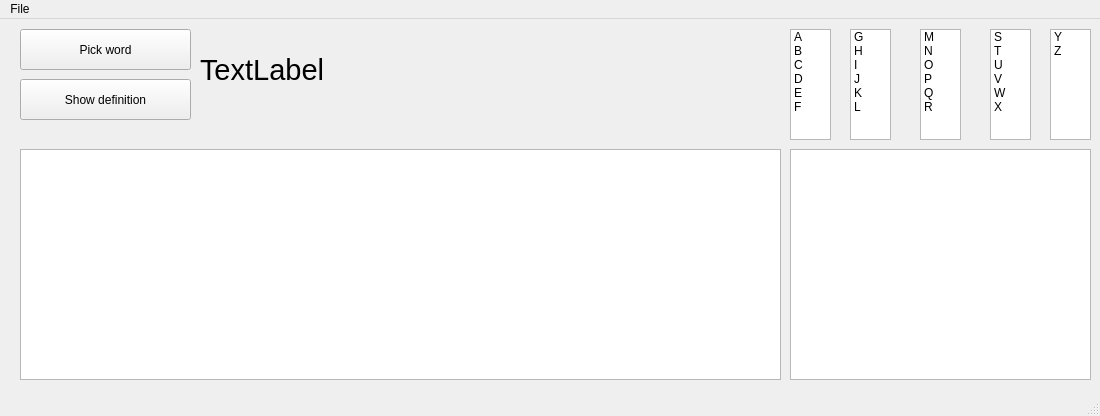
<?xml version="1.0" encoding="UTF-8"?>
<ui version="4.0">
 <class>MainWindow</class>
 <widget class="QMainWindow" name="MainWindow">
  <property name="geometry">
   <rect>
    <x>0</x>
    <y>0</y>
    <width>1100</width>
    <height>416</height>
   </rect>
  </property>
  <property name="windowTitle">
   <string>MainWindow</string>
  </property>
  <widget class="QWidget" name="centralwidget">
   <widget class="QTextBrowser" name="textBrowser">
    <property name="geometry">
     <rect>
      <x>20</x>
      <y>130</y>
      <width>761</width>
      <height>231</height>
     </rect>
    </property>
    <property name="font">
     <font>
      <pointsize>16</pointsize>
     </font>
    </property>
   </widget>
   <widget class="QPushButton" name="pickBtn">
    <property name="geometry">
     <rect>
      <x>20</x>
      <y>10</y>
      <width>171</width>
      <height>41</height>
     </rect>
    </property>
    <property name="text">
     <string>Pick word</string>
    </property>
   </widget>
   <widget class="QPushButton" name="showDefBtn">
    <property name="geometry">
     <rect>
      <x>20</x>
      <y>60</y>
      <width>171</width>
      <height>41</height>
     </rect>
    </property>
    <property name="text">
     <string>Show definition</string>
    </property>
   </widget>
   <widget class="QLabel" name="label">
    <property name="geometry">
     <rect>
      <x>200</x>
      <y>20</y>
      <width>581</width>
      <height>61</height>
     </rect>
    </property>
    <property name="font">
     <font>
      <pointsize>22</pointsize>
     </font>
    </property>
    <property name="text">
     <string>TextLabel</string>
    </property>
   </widget>
   <widget class="QListWidget" name="listWidget">
    <property name="geometry">
     <rect>
      <x>790</x>
      <y>130</y>
      <width>301</width>
      <height>231</height>
     </rect>
    </property>
   </widget>
   <widget class="QListWidget" name="let1">
    <property name="geometry">
     <rect>
      <x>790</x>
      <y>10</y>
      <width>41</width>
      <height>111</height>
     </rect>
    </property>
    <item>
     <property name="text">
      <string>A</string>
     </property>
    </item>
    <item>
     <property name="text">
      <string>B</string>
     </property>
    </item>
    <item>
     <property name="text">
      <string>C</string>
     </property>
    </item>
    <item>
     <property name="text">
      <string>D</string>
     </property>
    </item>
    <item>
     <property name="text">
      <string>E</string>
     </property>
    </item>
    <item>
     <property name="text">
      <string>F</string>
     </property>
    </item>
   </widget>
   <widget class="QListWidget" name="let5">
    <property name="geometry">
     <rect>
      <x>1050</x>
      <y>10</y>
      <width>41</width>
      <height>111</height>
     </rect>
    </property>
    <item>
     <property name="text">
      <string>Y</string>
     </property>
    </item>
    <item>
     <property name="text">
      <string>Z</string>
     </property>
    </item>
   </widget>
   <widget class="QListWidget" name="let2">
    <property name="geometry">
     <rect>
      <x>850</x>
      <y>10</y>
      <width>41</width>
      <height>111</height>
     </rect>
    </property>
    <item>
     <property name="text">
      <string>G</string>
     </property>
    </item>
    <item>
     <property name="text">
      <string>H</string>
     </property>
    </item>
    <item>
     <property name="text">
      <string>I</string>
     </property>
    </item>
    <item>
     <property name="text">
      <string>J</string>
     </property>
    </item>
    <item>
     <property name="text">
      <string>K</string>
     </property>
    </item>
    <item>
     <property name="text">
      <string>L</string>
     </property>
    </item>
   </widget>
   <widget class="QListWidget" name="let3">
    <property name="geometry">
     <rect>
      <x>920</x>
      <y>10</y>
      <width>41</width>
      <height>111</height>
     </rect>
    </property>
    <item>
     <property name="text">
      <string>M</string>
     </property>
    </item>
    <item>
     <property name="text">
      <string>N</string>
     </property>
    </item>
    <item>
     <property name="text">
      <string>O</string>
     </property>
    </item>
    <item>
     <property name="text">
      <string>P</string>
     </property>
    </item>
    <item>
     <property name="text">
      <string>Q</string>
     </property>
    </item>
    <item>
     <property name="text">
      <string>R</string>
     </property>
    </item>
   </widget>
   <widget class="QListWidget" name="let4">
    <property name="geometry">
     <rect>
      <x>990</x>
      <y>10</y>
      <width>41</width>
      <height>111</height>
     </rect>
    </property>
    <item>
     <property name="text">
      <string>S</string>
     </property>
    </item>
    <item>
     <property name="text">
      <string>T</string>
     </property>
    </item>
    <item>
     <property name="text">
      <string>U</string>
     </property>
    </item>
    <item>
     <property name="text">
      <string>V</string>
     </property>
    </item>
    <item>
     <property name="text">
      <string>W</string>
     </property>
    </item>
    <item>
     <property name="text">
      <string>X</string>
     </property>
    </item>
   </widget>
  </widget>
  <widget class="QMenuBar" name="menubar">
   <property name="geometry">
    <rect>
     <x>0</x>
     <y>0</y>
     <width>1100</width>
     <height>21</height>
    </rect>
   </property>
   <widget class="QMenu" name="menuChange_file">
    <property name="title">
     <string>File</string>
    </property>
    <addaction name="actionChange_File"/>
   </widget>
   <addaction name="menuChange_file"/>
  </widget>
  <widget class="QStatusBar" name="statusbar"/>
  <action name="actionChange_File">
   <property name="text">
    <string>Change File</string>
   </property>
  </action>
 </widget>
 <resources/>
 <connections/>
</ui>
